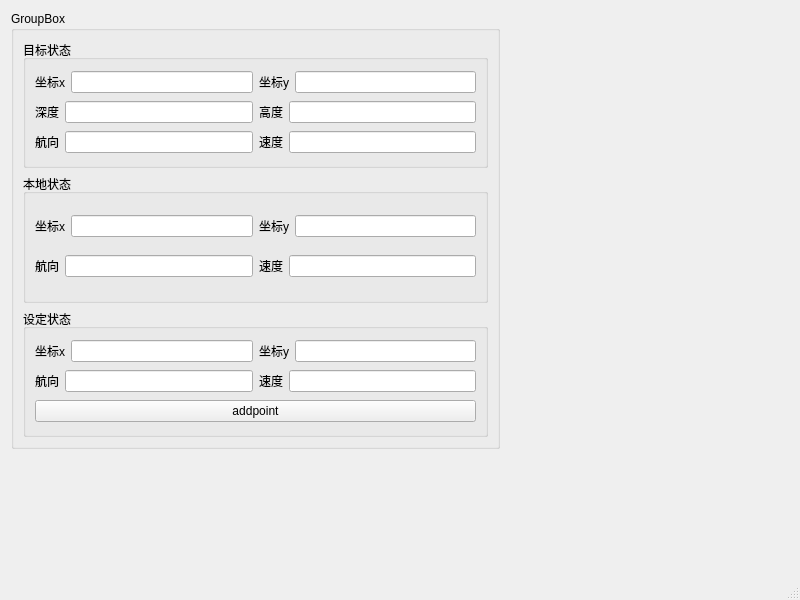
<?xml version="1.0" encoding="UTF-8"?>
<ui version="4.0">
 <class>MainWindow</class>
 <widget class="QMainWindow" name="MainWindow">
  <property name="geometry">
   <rect>
    <x>0</x>
    <y>0</y>
    <width>800</width>
    <height>600</height>
   </rect>
  </property>
  <property name="windowTitle">
   <string>MainWindow</string>
  </property>
  <widget class="QWidget" name="centralwidget">
   <widget class="QGroupBox" name="groupBox_state">
    <property name="geometry">
     <rect>
      <x>11</x>
      <y>11</y>
      <width>489</width>
      <height>438</height>
     </rect>
    </property>
    <property name="title">
     <string>GroupBox</string>
    </property>
    <layout class="QVBoxLayout" name="verticalLayout_4">
     <item>
      <widget class="QGroupBox" name="groupBox_2">
       <property name="title">
        <string>目标状态</string>
       </property>
       <layout class="QVBoxLayout" name="verticalLayout_2">
        <item>
         <layout class="QHBoxLayout" name="horizontalLayout">
          <item>
           <widget class="QLabel" name="label">
            <property name="text">
             <string>坐标x</string>
            </property>
           </widget>
          </item>
          <item>
           <widget class="QLineEdit" name="lineEdit"/>
          </item>
          <item>
           <widget class="QLabel" name="label_2">
            <property name="text">
             <string>坐标y</string>
            </property>
           </widget>
          </item>
          <item>
           <widget class="QLineEdit" name="lineEdit_2"/>
          </item>
         </layout>
        </item>
        <item>
         <layout class="QHBoxLayout" name="horizontalLayout_2">
          <item>
           <widget class="QLabel" name="label_3">
            <property name="text">
             <string>深度</string>
            </property>
           </widget>
          </item>
          <item>
           <widget class="QLineEdit" name="lineEdit_4"/>
          </item>
          <item>
           <widget class="QLabel" name="label_4">
            <property name="text">
             <string>高度</string>
            </property>
           </widget>
          </item>
          <item>
           <widget class="QLineEdit" name="lineEdit_3"/>
          </item>
         </layout>
        </item>
        <item>
         <layout class="QHBoxLayout" name="horizontalLayout_3">
          <item>
           <widget class="QLabel" name="label_5">
            <property name="text">
             <string>航向</string>
            </property>
           </widget>
          </item>
          <item>
           <widget class="QLineEdit" name="lineEdit_6"/>
          </item>
          <item>
           <widget class="QLabel" name="label_6">
            <property name="text">
             <string>速度</string>
            </property>
           </widget>
          </item>
          <item>
           <widget class="QLineEdit" name="lineEdit_5"/>
          </item>
         </layout>
        </item>
       </layout>
      </widget>
     </item>
     <item>
      <widget class="QGroupBox" name="groupBox_3">
       <property name="title">
        <string>本地状态</string>
       </property>
       <layout class="QVBoxLayout" name="verticalLayout_3">
        <item>
         <layout class="QHBoxLayout" name="horizontalLayout_5">
          <item>
           <widget class="QLabel" name="label_10">
            <property name="text">
             <string>坐标x</string>
            </property>
           </widget>
          </item>
          <item>
           <widget class="QLineEdit" name="lineEdit_8"/>
          </item>
          <item>
           <widget class="QLabel" name="label_9">
            <property name="text">
             <string>坐标y</string>
            </property>
           </widget>
          </item>
          <item>
           <widget class="QLineEdit" name="lineEdit_7"/>
          </item>
         </layout>
        </item>
        <item>
         <layout class="QHBoxLayout" name="horizontalLayout_4">
          <item>
           <widget class="QLabel" name="label_7">
            <property name="text">
             <string>航向</string>
            </property>
           </widget>
          </item>
          <item>
           <widget class="QLineEdit" name="lineEdit_10"/>
          </item>
          <item>
           <widget class="QLabel" name="label_8">
            <property name="text">
             <string>速度</string>
            </property>
           </widget>
          </item>
          <item>
           <widget class="QLineEdit" name="lineEdit_9"/>
          </item>
         </layout>
        </item>
       </layout>
      </widget>
     </item>
     <item>
      <widget class="QGroupBox" name="groupBox">
       <property name="title">
        <string>设定状态</string>
       </property>
       <layout class="QVBoxLayout" name="verticalLayout">
        <item>
         <layout class="QHBoxLayout" name="horizontalLayout_7">
          <item>
           <widget class="QLabel" name="label_14">
            <property name="text">
             <string>坐标x</string>
            </property>
           </widget>
          </item>
          <item>
           <widget class="QLineEdit" name="lineEdit_11"/>
          </item>
          <item>
           <widget class="QLabel" name="label_13">
            <property name="text">
             <string>坐标y</string>
            </property>
           </widget>
          </item>
          <item>
           <widget class="QLineEdit" name="lineEdit_13"/>
          </item>
         </layout>
        </item>
        <item>
         <layout class="QHBoxLayout" name="horizontalLayout_6">
          <item>
           <widget class="QLabel" name="label_11">
            <property name="text">
             <string>航向</string>
            </property>
           </widget>
          </item>
          <item>
           <widget class="QLineEdit" name="lineEdit_12"/>
          </item>
          <item>
           <widget class="QLabel" name="label_12">
            <property name="text">
             <string>速度</string>
            </property>
           </widget>
          </item>
          <item>
           <widget class="QLineEdit" name="lineEdit_14"/>
          </item>
         </layout>
        </item>
        <item>
         <widget class="QPushButton" name="pushButton">
          <property name="text">
           <string>addpoint</string>
          </property>
         </widget>
        </item>
       </layout>
      </widget>
     </item>
    </layout>
   </widget>
  </widget>
  <widget class="QMenuBar" name="menubar">
   <property name="geometry">
    <rect>
     <x>0</x>
     <y>0</y>
     <width>800</width>
     <height>25</height>
    </rect>
   </property>
  </widget>
  <widget class="QStatusBar" name="statusbar"/>
 </widget>
 <resources/>
 <connections/>
</ui>
